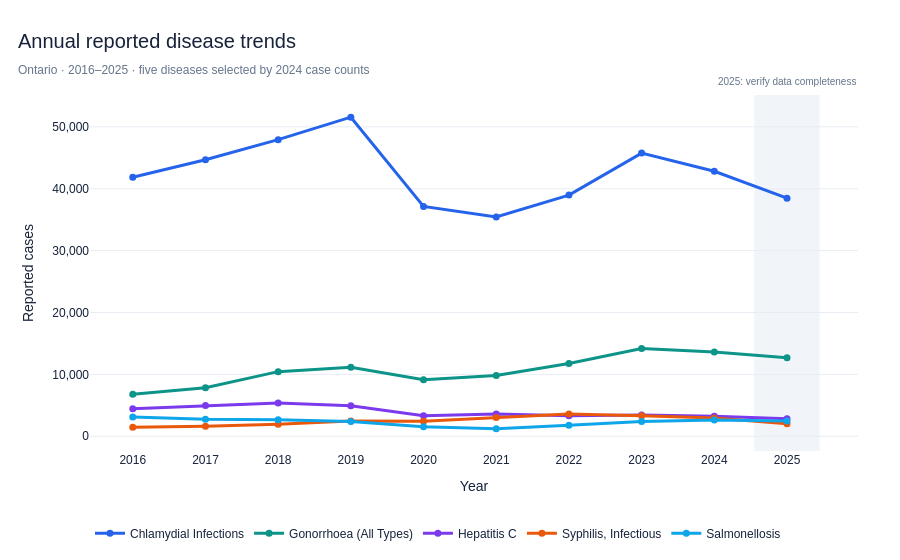

The cell this chart's notebook holds for it:
### Markdown cell above
### 05 | Ten-Year Trends for Selected Diseases

**Question:** How have the five highest-count diseases in the reference year evolved from 2016 to 2025?  
**Metric:** annual Ontario cases, with missing combinations left missing rather than invented as zeros.  
**Interpretation:** A trend reflects reported cases and may be influenced by testing, reporting, case definitions, healthcare access, and true transmission.

### Code cell
# ============================================================
# 05 | Chart 2 — Ontario Disease Trends
# ============================================================
top5_names = (province_year.loc[province_year["Year"].eq(REFERENCE_YEAR)]
              .nlargest(5, "Cases")["Disease"].tolist())
years = sorted(province_year["Year"].dropna().astype(int).unique().tolist())

# Insert explicit missing rows so lines do not imply absent annual observations were zero.
trend = (province_year.loc[province_year["Disease"].isin(top5_names)]
         .set_index(["Disease", "Year"])
         .reindex(pd.MultiIndex.from_product([top5_names, years], names=["Disease", "Year"]))
         .reset_index())
fig = px.line(
    trend, x="Year", y="Cases", color="Disease", markers=True,
    color_discrete_sequence=PALETTE, category_orders={"Disease": top5_names},
)
fig.update_traces(line={"width": 3}, marker={"size": 7}, connectgaps=False,
    hovertemplate="%{fullData.name}<br>%{x}: %{y:,.0f} cases<extra></extra>")
fig.update_xaxes(title="Year", dtick=1, tickmode="linear")
fig.update_yaxes(title="Reported cases", tickformat=",")
fig = finish_chart(fig, "Annual reported disease trends", "Ontario · 2016–2025 · five diseases selected by 2024 case counts", height=560)
if 2025 in years:
    fig.add_vrect(x0=2024.55, x1=2025.45, fillcolor="#F1F5F9", line_width=0, layer="below")
    fig.add_annotation(x=2025, y=1.06, yref="paper", text="2025: verify data completeness", showarrow=False,
                       font={"size": 10, "color": MUTED})
show_chart(fig, "02_annual_disease_trends")

### Figure 1 — Plotly figure (JSON) as saved in the notebook; plotly's stock layout.template omitted (floating-point values rounded to 4 significant figures)
{"data": [{"connectgaps": false, "hovertemplate": "%{fullData.name}<br>%{x}: %{y:,.0f} cases<extra></extra>", "legendgroup": "Chlamydial Infections", "line": {"color": "#2563EB", "dash": "solid", "width": 3}, "marker": {"size": 7, "symbol": "circle"}, "mode": "lines+markers", "name": "Chlamydial Infections", "orientation": "v", "showlegend": true, "type": "scatter", "x": [2016, 2017, 2018, 2019, 2020, 2021, 2022, 2023, 2024, 2025], "xaxis": "x", "y": [41860, 44672, 47931, 51562, 37138, 35426, 38966, 45757, 42824, 38467], "yaxis": "y"}, {"connectgaps": false, "hovertemplate": "%{fullData.name}<br>%{x}: %{y:,.0f} cases<extra></extra>", "legendgroup": "Gonorrhoea (All Types)", "line": {"color": "#0D9488", "dash": "solid", "width": 3}, "marker": {"size": 7, "symbol": "circle"}, "mode": "lines+markers", "name": "Gonorrhoea (All Types)", "orientation": "v", "showlegend": true, "type": "scatter", "x": [2016, 2017, 2018, 2019, 2020, 2021, 2022, 2023, 2024, 2025], "xaxis": "x", "y": [6785, 7843, 10435, 11149, 9123, 9824, 11744, 14189, 13607, 12684], "yaxis": "y"}, {"connectgaps": false, "hovertemplate": "%{fullData.name}<br>%{x}: %{y:,.0f} cases<extra></extra>", "legendgroup": "Hepatitis C", "line": {"color": "#7C3AED", "dash": "solid", "width": 3}, "marker": {"size": 7, "symbol": "circle"}, "mode": "lines+markers", "name": "Hepatitis C", "orientation": "v", "showlegend": true, "type": "scatter", "x": [2016, 2017, 2018, 2019, 2020, 2021, 2022, 2023, 2024, 2025], "xaxis": "x", "y": [4460, 4960, 5377, 4908, 3326, 3577, 3295, 3433, 3236, 2812], "yaxis": "y"}, {"connectgaps": false, "hovertemplate": "%{fullData.name}<br>%{x}: %{y:,.0f} cases<extra></extra>", "legendgroup": "Syphilis, Infectious", "line": {"color": "#EA580C", "dash": "solid", "width": 3}, "marker": {"size": 7, "symbol": "circle"}, "mode": "lines+markers", "name": "Syphilis, Infectious", "orientation": "v", "showlegend": true, "type": "scatter", "x": [2016, 2017, 2018, 2019, 2020, 2021, 2022, 2023, 2024, 2025], "xaxis": "x", "y": [1450, 1625, 1947, 2444, 2437, 3015, 3583, 3296, 2929, 2023], "yaxis": "y"}, {"connectgaps": false, "hovertemplate": "%{fullData.name}<br>%{x}: %{y:,.0f} cases<extra></extra>", "legendgroup": "Salmonellosis", "line": {"color": "#0EA5E9", "dash": "solid", "width": 3}, "marker": {"size": 7, "symbol": "circle"}, "mode": "lines+markers", "name": "Salmonellosis", "orientation": "v", "showlegend": true, "type": "scatter", "x": [2016, 2017, 2018, 2019, 2020, 2021, 2022, 2023, 2024, 2025], "xaxis": "x", "y": [3104, 2739, 2677, 2388, 1516, 1197, 1781, 2386, 2616, 2451], "yaxis": "y"}], "layout": {"annotations": [{"font": {"color": "#65758B", "size": 10}, "showarrow": false, "text": "2025: verify data completeness", "x": 2025, "y": 1.06, "yref": "paper"}], "font": {"color": "#17233B", "family": "Arial, sans-serif", "size": 12}, "height": 560, "hoverlabel": {"bgcolor": "#17233B", "font": {"color": "white", "size": 12}}, "legend": {"orientation": "h", "title": {"text": ""}, "tracegroupgap": 0, "x": 0, "y": -0.19}, "margin": {"b": 70, "l": 90, "r": 42, "t": 95}, "paper_bgcolor": "#FFFFFF", "plot_bgcolor": "#FFFFFF", "shapes": [{"fillcolor": "#F1F5F9", "layer": "below", "line": {"width": 0}, "type": "rect", "x0": 2025.0, "x1": 2025.0, "xref": "x", "y0": 0, "y1": 1, "yref": "y domain"}], "title": {"font": {"color": "#17233B", "size": 20}, "text": "Annual reported disease trends<br><span style='font-size:12px;color:#65758B'>Ontario · 2016–2025 · five diseases selected by 2024 case counts</span>", "x": 0.02, "xanchor": "left"}, "xaxis": {"anchor": "y", "domain": [0, 1], "dtick": 1, "showgrid": false, "showline": false, "tickmode": "linear", "ticks": "", "title": {"text": "Year"}, "zeroline": false}, "yaxis": {"anchor": "x", "domain": [0, 1], "gridcolor": "#E8EDF4", "showline": false, "tickformat": ",", "ticks": "", "title": {"text": "Reported cases"}, "zeroline": false}}}
